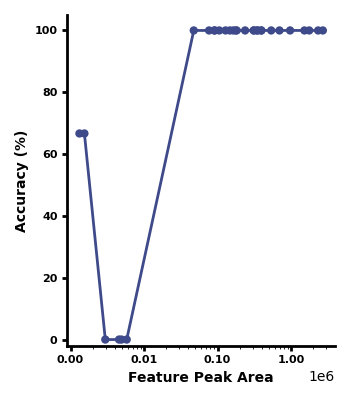

Reproduce this figure in Python.
import pandas as pd
import numpy as np
import matplotlib.pyplot as plt
from matplotlib.ticker import ScalarFormatter

# === Load CSV ===
file_path = r"PIMMS Validation work\Comparison test output\Summary of models.csv"
df = pd.read_csv(file_path)

# === X and Y data ===
x = df["Skyline Average Intensity"]
y_columns = [
    "Common Organic Molecules - no intensity cutoff - 9077 features",
]
colors = ["#3E4A89"]  # Line color

# === Plot ===
fig, ax = plt.subplots(figsize=(3.5, 4))
for col, color in zip(y_columns, colors):
    y = df[col]
    valid = x > 0
    x_valid = x[valid]
    y_valid = y[valid]

    # Sort by x for proper line plotting
    sorted_indices = np.argsort(x_valid)
    x_sorted = np.array(x_valid)[sorted_indices]
    y_sorted = np.array(y_valid)[sorted_indices]

    # Scatter points with higher z-order (above axis)
    ax.scatter(x_sorted, y_sorted, color=color, alpha=1, edgecolor="none", zorder=3)

    # Line connecting points
    ax.plot(x_sorted, y_sorted, color=color, linewidth=2, label=col, zorder=2)

# Spine styling
for side in ["left", "bottom"]:
    ax.spines[side].set_linewidth(2)
ax.spines["top"].set_visible(False)
ax.spines["right"].set_visible(False)

# Tick styling
ax.tick_params(axis="both", width=2)
for label in ax.get_xticklabels() + ax.get_yticklabels():
    label.set_fontweight("bold")
    label.set_fontsize(8)

# === Format axes ===
ax.set_xscale("log")
ax.xaxis.set_major_formatter(ScalarFormatter())
ax.set_xlabel("Feature Peak Area", fontsize=10, weight="bold")
ax.set_ylabel("Accuracy (%)", fontsize=10, weight="bold")
ax.set_ylim(-2, 105)
plt.tight_layout()
plt.savefig(
    "PIMMS v1.2\PIMMS Validation Scripts\Performance with peak area.png",
    transparent=True,
)
plt.show()
